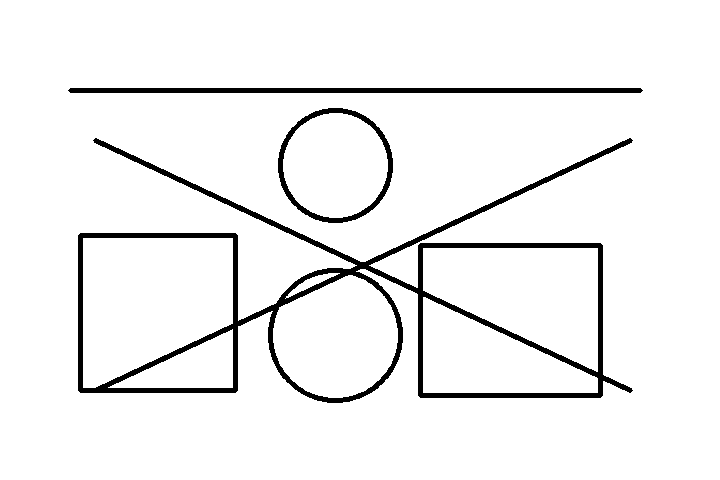
#> input picture 011_image_processing/080_hough_transform/input/geometry.png, 720 x 480 px, found by its file name
$ python 011_hough_lines_trackbar.py
#> lines starting #> are read from the running program, lines starting #| are printed output that depends on the picture; after the words box and inside, x2 and y2 are one past the last pixel; in counts of white or black regions, pixels touching at a corner belong together
import os
import cv2
import numpy as np

dir_proj = os.getcwd()
dir_base = os.path.join(dir_proj, "011_image_processing",
                        "080_hough_transform")
dir_input = os.path.join(dir_base, "input")
dir_output = os.path.join(dir_base, "output")
os.makedirs(dir_input, exist_ok=True)
os.makedirs(dir_output, exist_ok=True)

path_input = os.path.join(dir_input, "geometry.png")


"""===========================================================================================
Create Geometric Input
==========================================================================================="""
if not os.path.exists(path_input):
    img = np.full(shape=(480, 720, 3), fill_value=255, dtype=np.uint8)

    cv2.line(img=img, pt1=(70, 90), pt2=(640, 90),
             color=(40, 40, 40), thickness=4)
    cv2.line(img=img, pt1=(95, 390), pt2=(630, 140),
             color=(40, 40, 40), thickness=4)
    cv2.line(img=img, pt1=(95, 140), pt2=(630, 390),
             color=(40, 40, 40), thickness=4)

    cv2.rectangle(img=img, pt1=(80, 235), pt2=(235, 390),
                  color=(40, 40, 40), thickness=4)
    cv2.rectangle(img=img, pt1=(420, 245), pt2=(600, 395),
                  color=(40, 40, 40), thickness=4)

    cv2.circle(img=img, center=(335, 165), radius=55,
               color=(40, 40, 40), thickness=4)
    cv2.circle(img=img, center=(335, 335), radius=65,
               color=(40, 40, 40), thickness=4)
    cv2.imwrite(filename=path_input, img=img)

img = cv2.imread(filename=path_input)
#> img is the input picture: shape (480, 720, 3); values 40 (black) and 255 (white), 94.6% white; 3 black regions, box (x1, y1, x2, y2) and area: (78, 138, 633, 403) 14131, (68, 88, 643, 93) 2863, (278, 108, 393, 223) 1746
if img is None:
    print("Error: Could not open image")
    exit()

gray = cv2.cvtColor(src=img, code=cv2.COLOR_BGR2GRAY)
blur = cv2.GaussianBlur(src=gray, ksize=(5, 5), sigmaX=0)
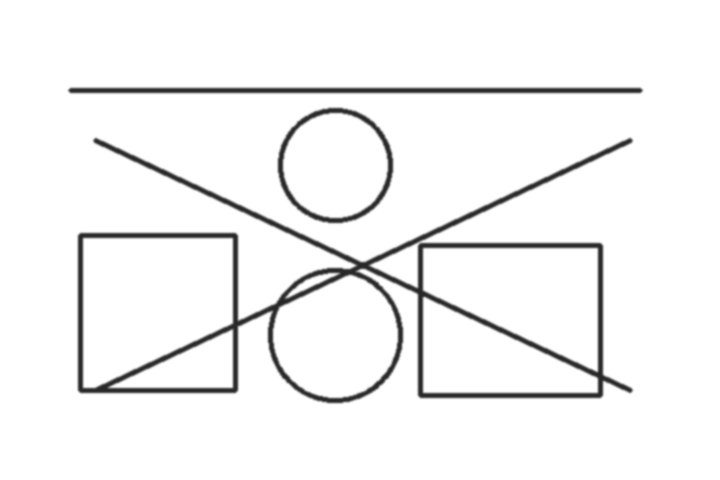
#> blur: shape (480, 720); min 40, max 255, mean 243.3
edges = cv2.Canny(image=blur, threshold1=50, threshold2=150)
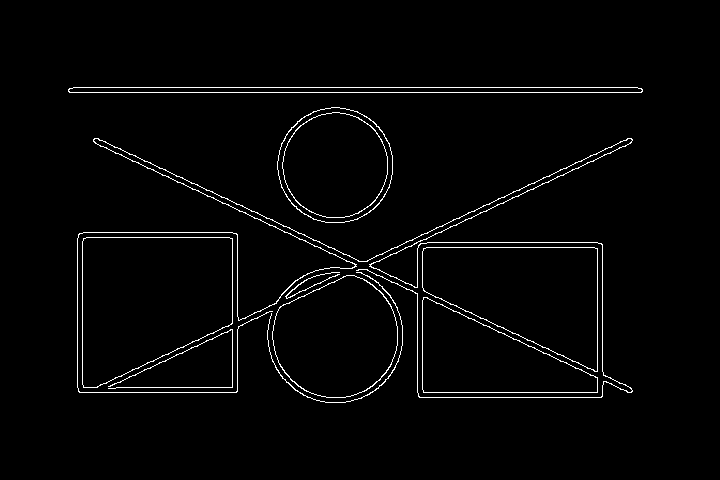
#> edges: shape (480, 720); 2.2% white in thin lines or dots, all inside (x1, y1, x2, y2) = (68, 87, 643, 403)


"""===========================================================================================
Hough Line Trackbar
==========================================================================================="""
name_window = "hough_lines_trackbar"

cv2.namedWindow(name_window)
cv2.createTrackbar("vote", name_window, 70, 200, lambda value: None)
cv2.createTrackbar("min_length", name_window, 80, 300, lambda value: None)
cv2.createTrackbar("max_gap", name_window, 10, 80, lambda value: None)

while True:
    vote = max(1, cv2.getTrackbarPos("vote", name_window))
    min_length = max(1, cv2.getTrackbarPos("min_length", name_window))
    max_gap = cv2.getTrackbarPos("max_gap", name_window)

    result = img.copy()
    lines = cv2.HoughLinesP(image=edges, rho=1, theta=np.pi / 180,
                            threshold=vote, minLineLength=min_length,
                            maxLineGap=max_gap)
#> lines = 25 rows, first 6: [73, 87, 637, 87], [69, 92, 641, 92], [84, 392, 630, 138], [109, 386, 630, 143], [417, 392, 602, 392], [94, 142, 631, 392]

    if lines is not None:
        for line in lines:
            x1, y1, x2, y2 = line[0]
            cv2.line(img=result, pt1=(x1, y1), pt2=(x2, y2),
                     color=(0, 160, 0), thickness=2)
#> this loop made 25 passes
#> (x1, y1, x2, y2) on passes 1 to 12: (73, 87, 637, 87), (69, 92, 641, 92), (84, 392, 630, 138), (109, 386, 630, 143), (417, 392, 602, 392), (94, 142, 631, 392), (97, 138, 626, 385), (97, 144, 628, 392), (95, 138, 631, 388), (419, 397, 601, 397), (83, 232, 232, 232), (232, 392, 232, 238)
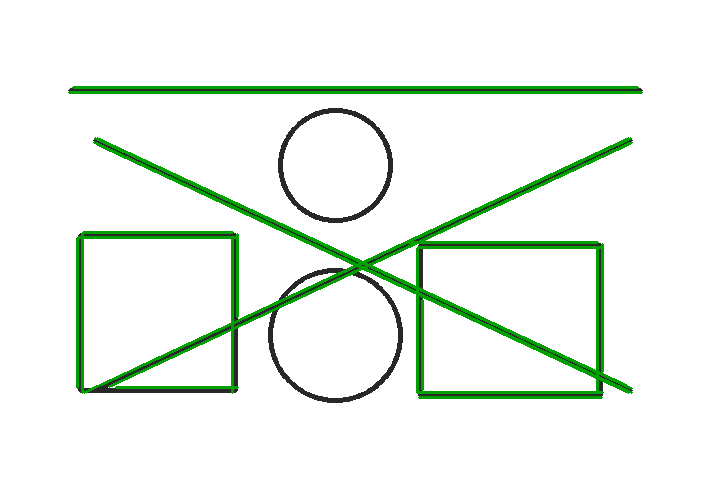
#> result: shape (480, 720, 3); 5.05% of pixels changed, all inside (x1, y1, x2, y2) = (68, 86, 643, 399)

    line_count = 0 if lines is None else len(lines)
#> line_count = 25
    cv2.putText(img=result,
                text=f"vote={vote}, min_length={min_length}, "
                     f"gap={max_gap}, lines={line_count}",
                org=(10, 28), fontFace=cv2.FONT_HERSHEY_SIMPLEX,
                fontScale=0.65, color=(0, 0, 255), thickness=2,
                lineType=cv2.LINE_AA)
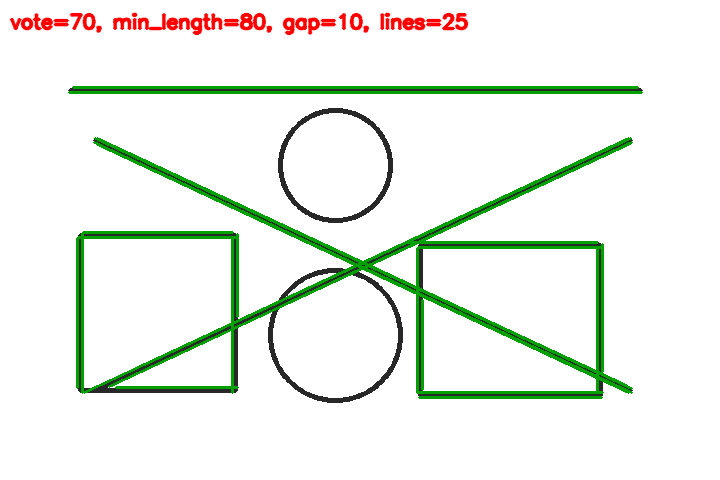
#> result: shape (480, 720, 3); 1.51% of pixels changed, all inside (x1, y1, x2, y2) = (9, 12, 469, 36)

    cv2.imshow(name_window, result)
    key = cv2.waitKey(1) & 0xFF
#> (key q is pressed here)

    if key == ord("q"):
        break

    elif key == ord("s"):
        path_save = os.path.join(dir_output, "04_hough_lines_trackbar.png")
        cv2.imwrite(filename=path_save, img=result)
        print("Saved:", path_save)

cv2.destroyAllWindows()
